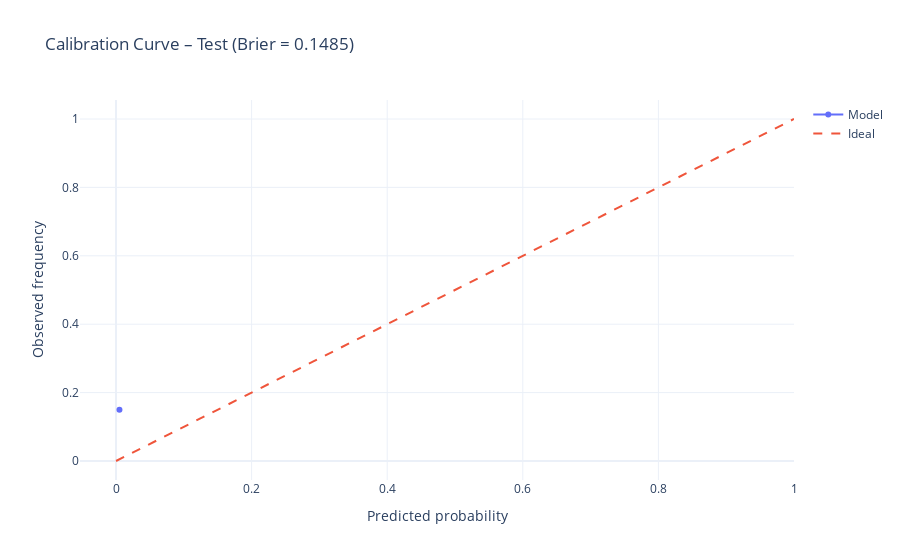

Write notebook code for a chart like this one.
### Code cell
evaluator.plot_calibration()

### Figure 1 — Plotly figure (JSON) as saved in the notebook; plotly's stock layout.template omitted (floating-point values rounded to 4 significant figures)
{"data": [{"mode": "lines+markers", "name": "Model", "type": "scatter", "x": [0.005062], "y": [0.15]}, {"line": {"dash": "dash"}, "mode": "lines", "name": "Ideal", "type": "scatter", "x": [0, 1], "y": [0, 1]}], "layout": {"title": {"text": "Calibration Curve – Test (Brier = 0.1485)"}, "xaxis": {"title": {"text": "Predicted probability"}}, "yaxis": {"title": {"text": "Observed frequency"}}}}
